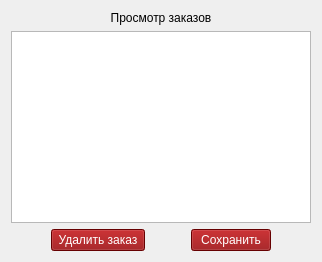
        <widget class="QWidget" name="page_7">
         <layout class="QVBoxLayout" name="verticalLayout_23">
          <item>
           <layout class="QVBoxLayout" name="verticalLayout_22">
            <item>
             <widget class="QLabel" name="label_39">
              <property name="styleSheet">
               <string notr="true">font: 11pt &quot;Comic Sans MS&quot;;</string>
              </property>
              <property name="text">
               <string>Просмотр заказов</string>
              </property>
              <property name="alignment">
               <set>Qt::AlignCenter</set>
              </property>
             </widget>
            </item>
           </layout>
          </item>
          <item>
           <widget class="QTableWidget" name="table_orders"/>
          </item>
          <item>
           <layout class="QHBoxLayout" name="horizontalLayout_37">
            <item>
             <spacer name="horizontalSpacer_45">
              <property name="orientation">
               <enum>Qt::Horizontal</enum>
              </property>
              <property name="sizeHint" stdset="0">
               <size>
                <width>40</width>
                <height>20</height>
               </size>
              </property>
             </spacer>
            </item>
            <item>
             <widget class="QPushButton" name="btn_del_order">
              <property name="styleSheet">
               <string notr="true">background-color: rgb(143, 0, 2);
font: 9pt &quot;Comic Sans MS&quot;;
color: rgb(255, 255, 255);</string>
              </property>
              <property name="text">
               <string> Удалить заказ </string>
              </property>
             </widget>
            </item>
            <item>
             <spacer name="horizontalSpacer_46">
              <property name="orientation">
               <enum>Qt::Horizontal</enum>
              </property>
              <property name="sizeHint" stdset="0">
               <size>
                <width>40</width>
                <height>20</height>
               </size>
              </property>
             </spacer>
            </item>
            <item>
             <widget class="QPushButton" name="btn_save_order">
              <property name="styleSheet">
               <string notr="true">background-color: rgb(143, 0, 2);
font: 9pt &quot;Comic Sans MS&quot;;
color: rgb(255, 255, 255);</string>
              </property>
              <property name="text">
               <string> Сохранить </string>
              </property>
             </widget>
            </item>
            <item>
             <spacer name="horizontalSpacer_44">
              <property name="orientation">
               <enum>Qt::Horizontal</enum>
              </property>
              <property name="sizeHint" stdset="0">
               <size>
                <width>40</width>
                <height>20</height>
               </size>
              </property>
             </spacer>
            </item>
           </layout>
          </item>
         </layout>
        </widget>
